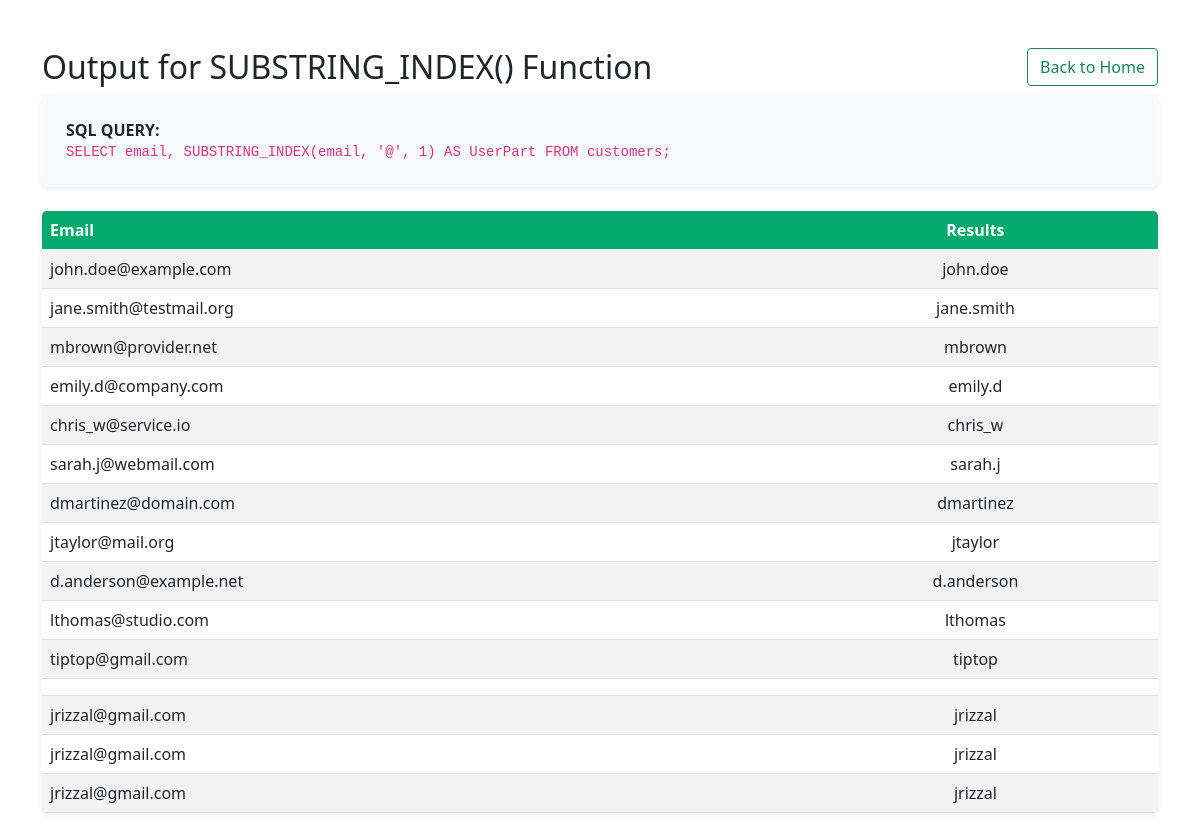
/String_Functions/SUBSTRING_INDEX_func.php, run on the app's committed database.
### tables this page shows
CREATE TABLE `customers` (
  `userID` int(11) NOT NULL,
  `fname` varchar(100) NOT NULL,
  `lname` varchar(100) NOT NULL,
  `email` varchar(100) NOT NULL
);

### String_Functions/SUBSTRING_INDEX_func.php (the view, shortened to what this page needs)
<?php
include '../db.php';
$sql = "SELECT email, SUBSTRING_INDEX(email, '@', 1) AS UserPart FROM customers;";
$result = $conn->query($sql);
?>
<head>
    <link href="https://cdn.jsdelivr.net/npm/bootstrap@5.0.2/dist/css/bootstrap.min.css" rel="stylesheet">
</head>
<body>
<div class='container mt-5'>
<div class= d-flex justify-content-between align-items-center mb-4>
<h2>Output for SUBSTRING_INDEX() Function</h2>
<div class=ms-auto><a class='btn btn-outline-success' href='../index.php'>Back to Home</a></div>
</div>
<div class="p-4 rounded-3 mb-4 shadow-sm" style="background-color: #f8f9fa;">
    <p class="mb-0"><strong>SQL QUERY:</strong>
    <br><code><?php echo $sql?></code></p>
</div>
<table class='table table-striped table-hover rounded-3 overflow-hidden shadow-sm'>
    <thead style='background-color:#04AA6D; color:white'>
        <tr>
            <th class=text-start>Email</th>
            <th class=text-center>Results</th>
        </tr>
    </thead>
<?php
if ($result->num_rows > 0) {
    while($row = $result->fetch_assoc()) {
        echo "<tr>";
        echo "<td class='text-start'>" . htmlspecialchars($row["email"]) . "</td>";
        echo "<td class='text-center'>" . $row["UserPart"] . "</td>";
        echo "</tr>";
    }
} else {
    echo "<tr><td colspan='2'>0 results found or query failed.</td></tr>";
}
echo "</table>";
echo "</div>";
?>
</body>

### data on the page
customers: email "john.doe@example.com", UserPart "john.doe"
customers: email "jane.smith@testmail.org", UserPart "jane.smith"
customers: email "mbrown@provider.net", UserPart "mbrown"
customers: email "emily.d@company.com", UserPart "emily.d"
customers: email "chris_w@service.io", UserPart "chris_w"
customers: email "sarah.j@webmail.com", UserPart "sarah.j"
customers: email "dmartinez@domain.com", UserPart "dmartinez"
customers: email "jtaylor@mail.org", UserPart "jtaylor"
customers: email "d.anderson@example.net", UserPart "d.anderson"
customers: email "lthomas@studio.com", UserPart "lthomas"
customers: email "tiptop@gmail.com", UserPart "tiptop"
customers: email "jrizzal@gmail.com", UserPart "jrizzal"
customers: email "jrizzal@gmail.com", UserPart "jrizzal"
customers: email "jrizzal@gmail.com", UserPart "jrizzal"

### other printed values
$sql "SELECT email, SUBSTRING_INDEX(email, '@', 1) AS UserPart FROM customers;"
